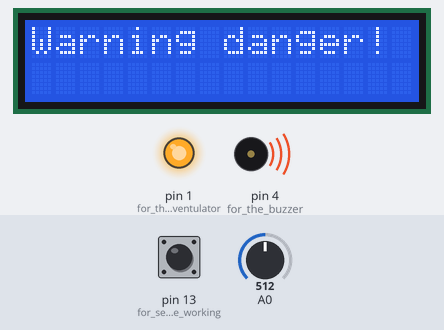
Bench run of a sketch on a simulated Arduino Uno, built for the host (arithmetic inside an expression is 32-bit, double 64-bit). Shown: 16×2 character LCD, output pins drawn as LEDs (lit = HIGH), buzzer (waves = sounding, pin HIGH). The inputs (shaded band) are chosen by the test bench; at power-on: pin 13 (for_selection_the_working) LOW, A0 = 512.

Above: at 0.1 s.
At 0.6 s:
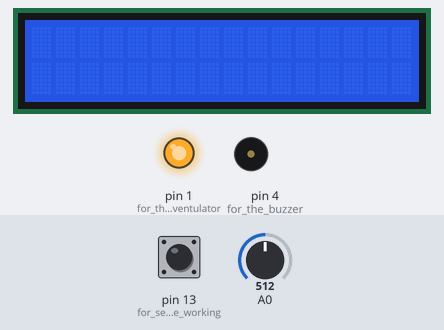
Timing chart, 0 to 130.0 s (numbered marks = the images above):
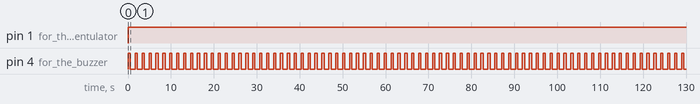

Measured:
- by itself, pin 1 (for_the_ventulator): LOW → HIGH at 0.07 s
- by itself, pin 4 (for_the_buzzer): alternates HIGH for 0.51 s and LOW for 1.1 s

The sketch:

Arduino_Code.ino
```cpp
#include <GSM.h>
#include <LiquidCrystal.h>
#define PINNUMBER ""
GSM gsmAccess;
GSM_SMS sms;
LiquidCrystal lcd(6,8,9,10,11,12);
float sensorValue = 0;
int i_sms = 0 ;
char remoteNumber[20]="24022442";
char txtMsg[200]="Warning danger at home...!";

void setup()
{
    lcd.begin(16, 2);
    pinMode(1, OUTPUT); // for the ventulator
    pinMode(4, OUTPUT); // for the buzzer
    pinMode(5, INPUT); // for the MQ2 sensor
    pinMode(13,INPUT); // for selection the working mode ( mode 0 without gsm shield ) ( mode 1 with gsm shield )
}

void loop()
{
  lcd.clear();
  sensorValue = (analogRead(A0)*5.0/1023.0);
  float tempC = ((sensorValue ) * 100.0);  // calculation of the temperature value
  lcd.setCursor(2,0);
  lcd.print("Temperature:");
  lcd.setCursor(4,1);
  lcd.print(tempC);
  lcd.print((char)223);
  lcd.print("C");

  int gsm_existence = digitalRead(13); // to select the working mode mode0 or mode1
  if((tempC > 60) || (not digitalRead(5)) ) // if there is a danger at home do {...}
  {
        digitalWrite(4,HIGH);
        digitalWrite(1,HIGH);
        lcd.clear();
        lcd.setCursor(0,0);
        lcd.print("Warning danger!");
        delay(500);
        lcd.clear();
        digitalWrite(4,LOW);

        if((i_sms == 0) and gsm_existence) //sending the sms if there was gsm shield
        {
           boolean notConnected = true;
           while (notConnected)
           {
              if (gsmAccess.begin(PINNUMBER) == GSM_READY)
              {
                notConnected = false;
              }
              else
              {
                delay(1000);
              }
           }
           sms.beginSMS(remoteNumber);
           sms.print(txtMsg);
           sms.endSMS();
           i_sms++;
        }
  delay(100);
  }
  else
  {
  digitalWrite(4,LOW);
  digitalWrite(1,LOW);
  }

  delay(1000);
}
```
